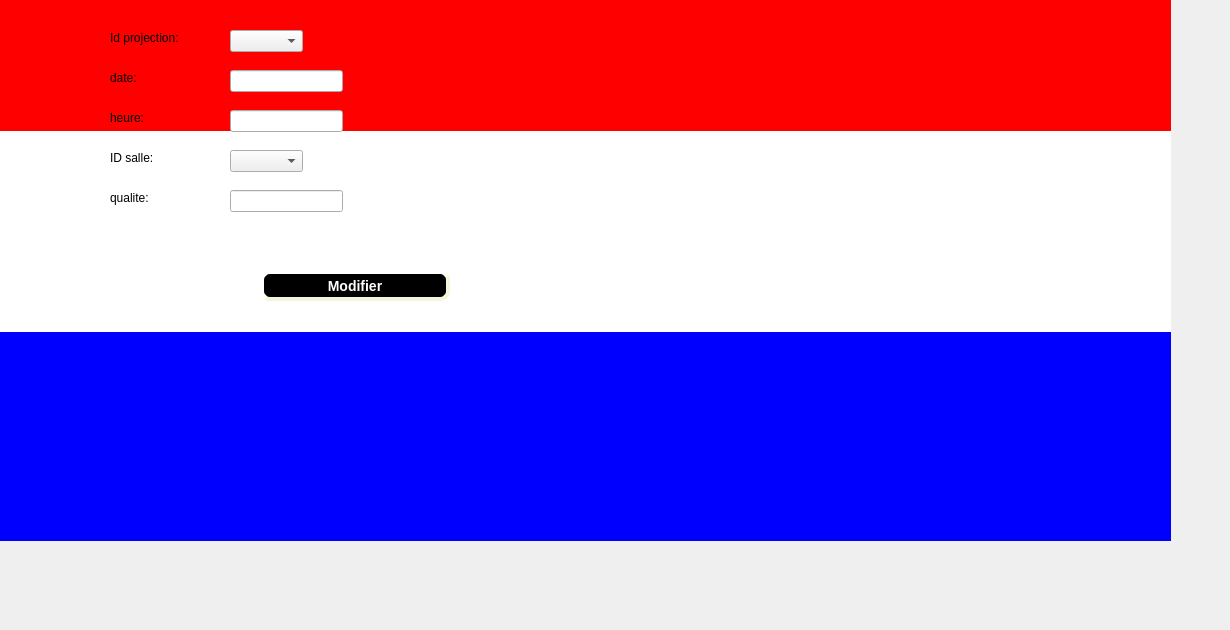
          <widget class="QWidget" name="tab_27">
           <attribute name="title">
            <string>modifier projection</string>
           </attribute>
           <widget class="QLabel" name="label_70">
            <property name="geometry">
             <rect>
              <x>110</x>
              <y>70</y>
              <width>56</width>
              <height>16</height>
             </rect>
            </property>
            <property name="text">
             <string>date:</string>
            </property>
           </widget>
           <widget class="QLabel" name="label_71">
            <property name="geometry">
             <rect>
              <x>110</x>
              <y>110</y>
              <width>71</width>
              <height>16</height>
             </rect>
            </property>
            <property name="text">
             <string>heure:</string>
            </property>
           </widget>
           <widget class="QLabel" name="label_72">
            <property name="geometry">
             <rect>
              <x>110</x>
              <y>150</y>
              <width>81</width>
              <height>16</height>
             </rect>
            </property>
            <property name="text">
             <string>ID salle:</string>
            </property>
           </widget>
           <widget class="QLabel" name="label_73">
            <property name="geometry">
             <rect>
              <x>110</x>
              <y>190</y>
              <width>71</width>
              <height>16</height>
             </rect>
            </property>
            <property name="text">
             <string>qualite:</string>
            </property>
           </widget>
           <widget class="QLabel" name="label_74">
            <property name="geometry">
             <rect>
              <x>110</x>
              <y>30</y>
              <width>91</width>
              <height>16</height>
             </rect>
            </property>
            <property name="text">
             <string>Id projection:</string>
            </property>
           </widget>
           <widget class="QComboBox" name="id_m">
            <property name="geometry">
             <rect>
              <x>230</x>
              <y>30</y>
              <width>73</width>
              <height>22</height>
             </rect>
            </property>
           </widget>
           <widget class="QPushButton" name="modifier">
            <property name="geometry">
             <rect>
              <x>260</x>
              <y>270</y>
              <width>190</width>
              <height>31</height>
             </rect>
            </property>
            <property name="styleSheet">
             <string notr="true">background-color: rgb(0, 0, 0);
color: rgb(255, 255, 255);
     border-style: outset;
     border-width: 4px;
     border-radius: 10px;
     border-color: beige;
     font: bold 14px;
     min-width: 10em;
     padding: 6px</string>
            </property>
            <property name="text">
             <string>Modifier</string>
            </property>
           </widget>
           <widget class="QLineEdit" name="qualite_m">
            <property name="geometry">
             <rect>
              <x>230</x>
              <y>190</y>
              <width>113</width>
              <height>22</height>
             </rect>
            </property>
           </widget>
           <widget class="QLineEdit" name="date_m">
            <property name="geometry">
             <rect>
              <x>230</x>
              <y>70</y>
              <width>113</width>
              <height>22</height>
             </rect>
            </property>
           </widget>
           <widget class="QLineEdit" name="heure_m">
            <property name="geometry">
             <rect>
              <x>230</x>
              <y>110</y>
              <width>113</width>
              <height>22</height>
             </rect>
            </property>
           </widget>
           <widget class="QComboBox" name="id_cat_m">
            <property name="geometry">
             <rect>
              <x>230</x>
              <y>150</y>
              <width>73</width>
              <height>22</height>
             </rect>
            </property>
           </widget>
           <widget class="QLabel" name="label_95">
            <property name="geometry">
             <rect>
              <x>-50</x>
              <y>-80</y>
              <width>1221</width>
              <height>621</height>
             </rect>
            </property>
            <property name="styleSheet">
             <string notr="true">background-color: qlineargradient(spread:pad, x1:0, y1:0, x2:0, y2:1, stop:0 rgba(255, 0, 0, 255), stop:0.339795 rgba(255, 0, 0, 255), stop:0.339799 rgba(255, 255, 255, 255), stop:0.662444 rgba(255, 255, 255, 255), stop:0.662469 rgba(0, 0, 255, 255), stop:1 rgba(0, 0, 255, 255));
alternate-background-color: rgb(255, 255, 0);</string>
            </property>
            <property name="text">
             <string/>
            </property>
            <property name="pixmap">
             <pixmap>../../project/panneau-clap-film-fond-rose-pour-equipement-tournage_9555-779.jpg</pixmap>
            </property>
            <property name="scaledContents">
             <bool>true</bool>
            </property>
           </widget>
           <zorder>label_95</zorder>
           <zorder>label_70</zorder>
           <zorder>label_71</zorder>
           <zorder>label_72</zorder>
           <zorder>label_73</zorder>
           <zorder>label_74</zorder>
           <zorder>id_m</zorder>
           <zorder>modifier</zorder>
           <zorder>qualite_m</zorder>
           <zorder>date_m</zorder>
           <zorder>heure_m</zorder>
           <zorder>id_cat_m</zorder>
          </widget>
